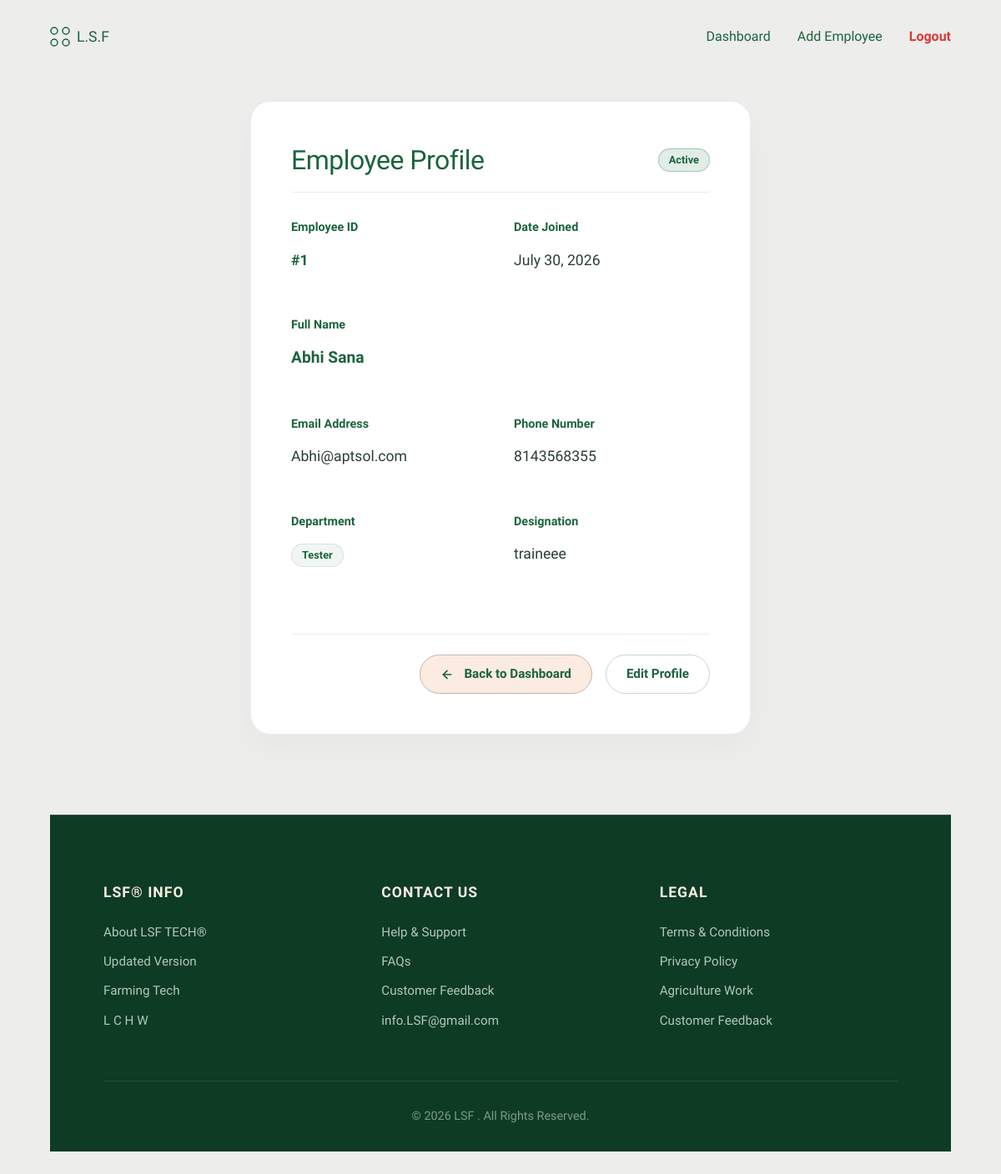
/hrms/employee/view/1/ (signed in), run on an earlier commit of the app's database.
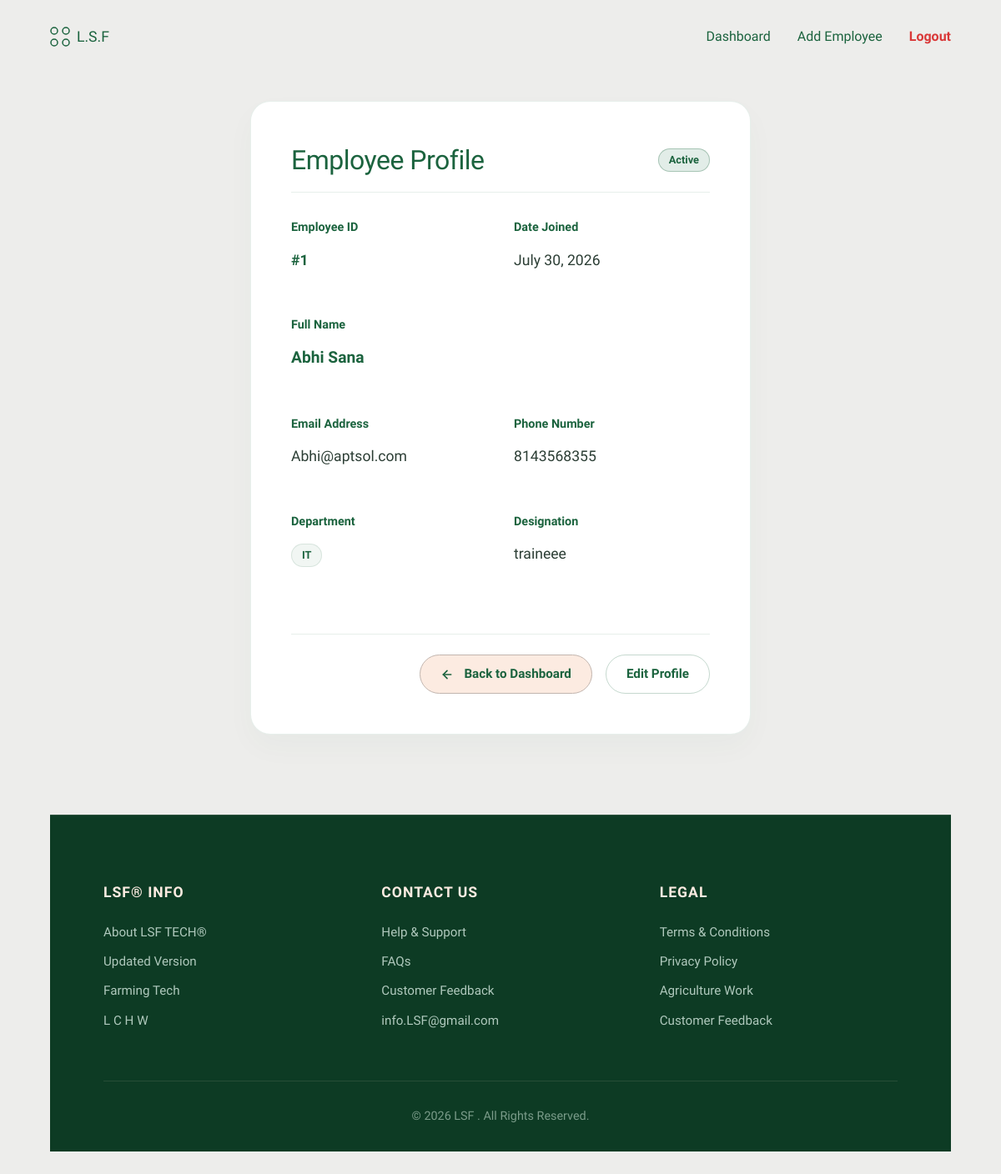
And on a later commit of the database.
### ark/models.py (models this page shows, shortened)
class Employee(models.Model):
    first_name = models.CharField(max_length=100)
    last_name = models.CharField(max_length=100)
    email = models.EmailField(unique=True)
    phone = models.CharField(max_length=15)
    designation = models.CharField(max_length=100)
    department = models.CharField(max_length=100)
    date_joined = models.DateField(auto_now_add=True)
    is_active = models.BooleanField(default=True)

### ark/views.py (the view)
# urls.py: path('hrms/employee/view/<int:emp_id>/', view_employee_view, name='view_employee'),
@login_required
def view_employee_view(request, emp_id):
    if not request.user.is_staff:
        return redirect('staff_login')
    employee = get_object_or_404(Employee, id=emp_id)
    return render(request, 'view_employee.html', {'employee': employee})

### templates/view_employee.html
{% extends 'base.html' %}
{% block content %}
<main class="dashboard-container">
    <div class="form-card" style="max-width: 600px;">
        <div style="display: flex; justify-content: space-between; align-items: center; margin-bottom: 2rem; border-bottom: 1px solid rgba(27, 99, 62, 0.1); padding-bottom: 1rem;">
            <h2 style="margin: 0;">Employee Profile</h2>
            {% if employee.is_active %}
                <span class="badge badge-active">Active</span>
            {% else %}
                <span class="badge badge-inactive">Inactive</span>
            {% endif %}
        </div>
        <div class="form-grid" style="row-gap: 1.5rem; column-gap: 2rem;">
            <div class="form-field-group">
                <label class="form-field-label">Employee ID</label>
                <div style="font-size: 1.1rem; font-weight: 600; color: #1b633e; padding: 0.5rem 0;">#{{ employee.id }}</div>
            </div>
            <div class="form-field-group">
                <label class="form-field-label">Date Joined</label>
                <div style="font-size: 1.1rem; font-weight: 500; color: #2c3e35; padding: 0.5rem 0;">{{ employee.date_joined }}</div>
            </div>
            <div class="form-field-group form-span-2">
                <label class="form-field-label">Full Name</label>
                <div style="font-size: 1.2rem; font-weight: 600; color: #1b633e; padding: 0.5rem 0;">{{ employee.first_name }} {{ employee.last_name }}</div>
            </div>
            <div class="form-field-group">
                <label class="form-field-label">Email Address</label>
                <div style="font-size: 1.1rem; color: #2c3e35; padding: 0.5rem 0;">{{ employee.email }}</div>
            </div>
            <div class="form-field-group">
                <label class="form-field-label">Phone Number</label>
                <div style="font-size: 1.1rem; color: #2c3e35; padding: 0.5rem 0;">{{ employee.phone }}</div>
            </div>
            <div class="form-field-group">
                <label class="form-field-label">Department</label>
                <div style="padding: 0.5rem 0;"><span class="badge badge-dept">{{ employee.department }}</span></div>
            </div>
            <div class="form-field-group">
                <label class="form-field-label">Designation</label>
                <div style="font-size: 1.1rem; font-weight: 500; color: #2c3e35; padding: 0.5rem 0;">{{ employee.designation }}</div>
            </div>
        </div>
        <div class="form-actions" style="margin-top: 3rem; border-top: 1px solid rgba(27, 99, 62, 0.1); padding-top: 1.5rem;">
            <a href="{% url 'hrms_dashboard' %}" class="btn-primary" style="text-decoration: none;">
                <svg width="16" height="16" viewBox="0 0 24 24" fill="none" stroke="currentColor" stroke-width="2.5" stroke-linecap="round" stroke-linejoin="round" style="margin-right: 4px;">
                    <line x1="19" y1="12" x2="5" y2="12"></line>
                    <polyline points="12 19 5 12 12 5"></polyline>
                </svg>
                Back to Dashboard
            </a>
            {% if user.is_superuser %}
                <a href="{% url 'edit_employee' employee.id %}" class="btn-secondary" style="text-decoration: none;">
                    Edit Profile
                </a>
            {% endif %}
        </div>
    </div>
</main>
{% endblock %}

### templates/base.html (shortened to what this page needs)
{% load static %}
<!DOCTYPE html>
<html lang="en">
<head>
    <link rel="stylesheet" href="{% static 'assets/css/style.css' %}?v=1.1">
</head>
<body>
    <header class="navbar">
        <div class="logo-container">
            <span class="logo-text">L.S.F</span>
        </div>
        <nav class="nav-links">
            {% if user.is_authenticated and user.is_staff %}
                <a href="{% url 'hrms_dashboard' %}">Dashboard</a>
                {% if user.is_superuser %}
                    <a href="{% url 'add_employee' %}">Add Employee</a>
                {% endif %}
                <a href="{% url 'staff_logout' %}" style="color: #d93838; font-weight: 600;">Logout</a>
            {% endif %}
        </nav>
    </header>
    {% block content %}
    {% endblock %}
    <footer class="footer">
        <div class="footer-container">
            <div class="footer-col">
                <h3>LSF® INFO</h3>
                <ul>
                    <li><a href="#">About LSF TECH®</a></li>
                    <li><a href="#">Updated Version </a></li>
                    <li><a href="#technology-showcase">Farming Tech</a></li>
                    <li><a href="#">L C H W</a></li>
                </ul>
            </div>
            <div class="footer-col">
                <h3>CONTACT US</h3>
                <ul>
                    <li><a href="#contact-us">Help & Support</a></li>
                    <li><a href="#contact-us">FAQs</a></li>
                    <li><a href="#contact-us">Customer Feedback</a></li>
                    <li><a href="mailto:info.LSF@gmail.com">info.LSF@gmail.com</a></li>
                </ul>
            </div>
            <div class="footer-col">
                <h3>LEGAL</h3>
                <ul>
                    <li><a href="#">Terms & Conditions</a></li>
                    <li><a href="#">Privacy Policy</a></li>
                    <li><a href="#">Agriculture Work</a></li>
                    <li><a href="#contact-us">Customer Feedback</a></li>
                </ul>
            </div>
        </div>
        <div class="footer-bottom">
            <p>&copy; 2026 LSF . All Rights Reserved.</p>
        </div>
    </footer>
</body>
</html>

### static/assets/css/style.css (style rules this page uses)
* { margin: 0; padding: 0; box-sizing: border-box; }
html { scroll-behavior: smooth; }
body { font-family: 'Plus Jakarta Sans', sans-serif; background-color: #ededeb; color: #1b633e; padding: 2rem clamp(1rem, 5vw, 4rem); line-height: 1.4; }
.navbar { display: flex; justify-content: space-between; align-items: center; margin-bottom: 4rem; }
.logo-container { display: flex; align-items: center; gap: 0.5rem; }
.logo-text { font-size: 1.1rem; font-weight: 500; }
.nav-links { display: flex; gap: 2rem; }
.nav-links a { text-decoration: none; color: #1b633e; font-size: 1rem; font-weight: 400; transition: opacity 0.2s ease; }
.form-field-group { margin-bottom: 1.5rem; }
.form-field-label { display: block; font-size: 0.9rem; font-weight: 600; color: #1b633e; margin-bottom: 0.5rem; }
.footer { background-color: #0d3b24; color: #e2ede8; padding: 5rem 4rem 2rem 4rem; margin-top: 6rem; border-top: 1px solid rgba(252, 235, 225, 0.15); }
.footer-container { max-width: 1200px; margin: 0 auto; display: grid; grid-template-columns: repeat(3, 1fr); gap: 3rem; padding-bottom: 3rem; border-bottom: 1px solid rgba(252, 235, 225, 0.1); }
.footer-col h3 { color: #fcebe1; font-size: 1.1rem; font-weight: 600; letter-spacing: 1px; margin-bottom: 1.5rem; text-transform: uppercase; }
.footer-col ul { list-style: none; padding: 0; margin: 0; }
.footer-col ul li { margin-bottom: 0.8rem; }
.footer-col ul li a { text-decoration: none; color: #b0c9bd; font-size: 0.95rem; transition: color 0.2s ease, padding-left 0.2s ease; }
.footer-bottom { max-width: 1200px; margin: 0 auto; padding-top: 2rem; text-align: center; }
.footer-bottom p { font-size: 0.9rem; color: #7b9c8a; }
.dashboard-container { max-width: 1280px; margin: 0 auto 3rem auto; padding: 0; }
.btn-primary { display: inline-flex; align-items: center; gap: 0.5rem; text-decoration: none; color: #1b633e; background-color: #fcebe1; padding: 0.75rem 1.5rem; border-radius: 50px; font-size: 0.95rem; font-weight: 600; border: 1px solid #c2b5ae; cursor: pointer; transition: all 0.3s cubic-bezier(0.16, 1, 0.3, 1); }
.btn-secondary { display: inline-flex; align-items: center; gap: 0.5rem; text-decoration: none; color: #1b633e; background-color: transparent; padding: 0.75rem 1.5rem; border-radius: 50px; font-size: 0.95rem; font-weight: 600; border: 1px solid rgba(27, 99, 62, 0.25); cursor: pointer; transition: all 0.3s cubic-bezier(0.16, 1, 0.3, 1); }
.badge { display: inline-block; padding: 0.25rem 0.75rem; border-radius: 50px; font-size: 0.8rem; font-weight: 600; text-transform: capitalize; }
.badge-dept { background-color: rgba(27, 99, 62, 0.06); color: #1b633e; border: 1px solid rgba(27, 99, 62, 0.12); }
.badge-active { background-color: #e2ede8; color: #1b633e; border: 1px solid rgba(27, 99, 62, 0.3); }
.form-card { max-width: 650px; margin: 2rem auto 4rem auto; background-color: #ffffff; padding: 3rem; border-radius: 24px; border: 1px solid rgba(27, 99, 62, 0.1); box-shadow: 0 15px 35px rgba(27, 99, 62, 0.03); }
.form-card h2 { font-size: 2rem; font-weight: 500; margin-bottom: 0.5rem; color: #1b633e; letter-spacing: -0.5px; }
.form-grid { display: grid; grid-template-columns: 1fr 1fr; gap: 1.5rem; margin-bottom: 2rem; }
.form-span-2 { grid-column: span 2; }
.form-actions { display: flex; justify-content: flex-end; gap: 1rem; margin-top: 2rem; }

What changed in the data, as far as the page shows it:
changed Employee "Abhi": department "Tester" → "IT"
